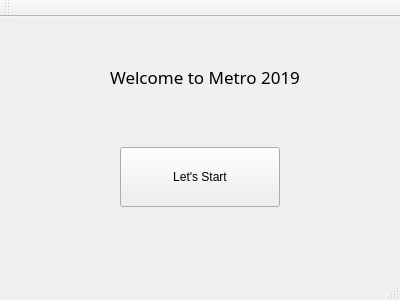
<?xml version="1.0" encoding="UTF-8"?>
<ui version="4.0">
 <class>MainWindow</class>
 <widget class="QMainWindow" name="MainWindow">
  <property name="geometry">
   <rect>
    <x>0</x>
    <y>0</y>
    <width>400</width>
    <height>300</height>
   </rect>
  </property>
  <property name="windowTitle">
   <string>MainWindow</string>
  </property>
  <widget class="QWidget" name="centralWidget">
   <widget class="QLabel" name="label">
    <property name="geometry">
     <rect>
      <x>90</x>
      <y>30</y>
      <width>230</width>
      <height>60</height>
     </rect>
    </property>
    <property name="font">
     <font>
      <family>Berlin Sans FB</family>
      <pointsize>13</pointsize>
     </font>
    </property>
    <property name="text">
     <string>Welcome to Metro 2019</string>
    </property>
    <property name="alignment">
     <set>Qt::AlignCenter</set>
    </property>
   </widget>
   <widget class="QPushButton" name="pushButton">
    <property name="geometry">
     <rect>
      <x>120</x>
      <y>130</y>
      <width>160</width>
      <height>60</height>
     </rect>
    </property>
    <property name="text">
     <string>Let's Start</string>
    </property>
   </widget>
  </widget>
  <widget class="QMenuBar" name="menuBar">
   <property name="geometry">
    <rect>
     <x>0</x>
     <y>0</y>
     <width>400</width>
     <height>26</height>
    </rect>
   </property>
  </widget>
  <widget class="QToolBar" name="mainToolBar">
   <attribute name="toolBarArea">
    <enum>TopToolBarArea</enum>
   </attribute>
   <attribute name="toolBarBreak">
    <bool>false</bool>
   </attribute>
  </widget>
  <widget class="QStatusBar" name="statusBar"/>
 </widget>
 <layoutdefault spacing="6" margin="11"/>
 <resources/>
 <connections/>
</ui>
